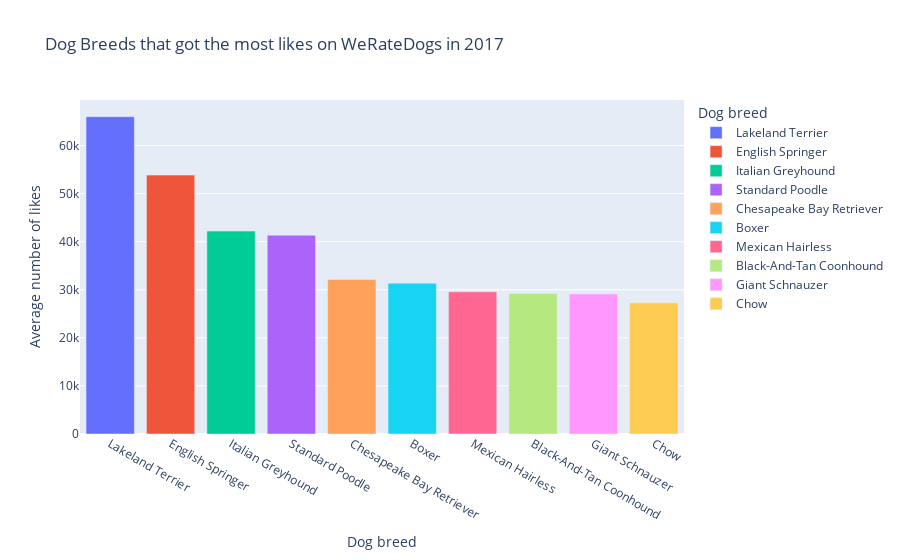

Notebook cell for this chart:
### Code cell
fig = px.bar(df_favorites_17.head(10), x='dog_breed', y='mean', color='dog_breed', title='Dog Breeds that got the most likes on <a href="twitter.com/dog_rates">WeRateDogs</a> in 2017', labels={'mean': 'Average number of likes', 'dog_breed': 'Dog breed'})
fig.show()

### Figure 1 — Plotly figure (JSON) as saved in the notebook; plotly's stock layout.template omitted (floating-point values rounded to 4 significant figures)
{"data": [{"alignmentgroup": "True", "hovertemplate": "Dog breed=%{x}<br>Average number of likes=%{y}<extra></extra>", "legendgroup": "Lakeland Terrier", "marker": {"color": "#636efa", "pattern": {"shape": ""}}, "name": "Lakeland Terrier", "offsetgroup": "Lakeland Terrier", "orientation": "v", "showlegend": true, "textposition": "auto", "type": "bar", "x": ["Lakeland Terrier"], "xaxis": "x", "y": [66010.0], "yaxis": "y"}, {"alignmentgroup": "True", "hovertemplate": "Dog breed=%{x}<br>Average number of likes=%{y}<extra></extra>", "legendgroup": "English Springer", "marker": {"color": "#EF553B", "pattern": {"shape": ""}}, "name": "English Springer", "offsetgroup": "English Springer", "orientation": "v", "showlegend": true, "textposition": "auto", "type": "bar", "x": ["English Springer"], "xaxis": "x", "y": [53855], "yaxis": "y"}, {"alignmentgroup": "True", "hovertemplate": "Dog breed=%{x}<br>Average number of likes=%{y}<extra></extra>", "legendgroup": "Italian Greyhound", "marker": {"color": "#00cc96", "pattern": {"shape": ""}}, "name": "Italian Greyhound", "offsetgroup": "Italian Greyhound", "orientation": "v", "showlegend": true, "textposition": "auto", "type": "bar", "x": ["Italian Greyhound"], "xaxis": "x", "y": [42210.0], "yaxis": "y"}, {"alignmentgroup": "True", "hovertemplate": "Dog breed=%{x}<br>Average number of likes=%{y}<extra></extra>", "legendgroup": "Standard Poodle", "marker": {"color": "#ab63fa", "pattern": {"shape": ""}}, "name": "Standard Poodle", "offsetgroup": "Standard Poodle", "orientation": "v", "showlegend": true, "textposition": "auto", "type": "bar", "x": ["Standard Poodle"], "xaxis": "x", "y": [41350.0], "yaxis": "y"}, {"alignmentgroup": "True", "hovertemplate": "Dog breed=%{x}<br>Average number of likes=%{y}<extra></extra>", "legendgroup": "Chesapeake Bay Retriever", "marker": {"color": "#FFA15A", "pattern": {"shape": ""}}, "name": "Chesapeake Bay Retriever", "offsetgroup": "Chesapeake Bay Retriever", "orientation": "v", "showlegend": true, "textposition": "auto", "type": "bar", "x": ["Chesapeake Bay Retriever"], "xaxis": "x", "y": [32160.0], "yaxis": "y"}, {"alignmentgroup": "True", "hovertemplate": "Dog breed=%{x}<br>Average number of likes=%{y}<extra></extra>", "legendgroup": "Boxer", "marker": {"color": "#19d3f3", "pattern": {"shape": ""}}, "name": "Boxer", "offsetgroup": "Boxer", "orientation": "v", "showlegend": true, "textposition": "auto", "type": "bar", "x": ["Boxer"], "xaxis": "x", "y": [31385], "yaxis": "y"}, {"alignmentgroup": "True", "hovertemplate": "Dog breed=%{x}<br>Average number of likes=%{y}<extra></extra>", "legendgroup": "Mexican Hairless", "marker": {"color": "#FF6692", "pattern": {"shape": ""}}, "name": "Mexican Hairless", "offsetgroup": "Mexican Hairless", "orientation": "v", "showlegend": true, "textposition": "auto", "type": "bar", "x": ["Mexican Hairless"], "xaxis": "x", "y": [29588], "yaxis": "y"}, {"alignmentgroup": "True", "hovertemplate": "Dog breed=%{x}<br>Average number of likes=%{y}<extra></extra>", "legendgroup": "Black-And-Tan Coonhound", "marker": {"color": "#B6E880", "pattern": {"shape": ""}}, "name": "Black-And-Tan Coonhound", "offsetgroup": "Black-And-Tan Coonhound", "orientation": "v", "showlegend": true, "textposition": "auto", "type": "bar", "x": ["Black-And-Tan Coonhound"], "xaxis": "x", "y": [29248], "yaxis": "y"}, {"alignmentgroup": "True", "hovertemplate": "Dog breed=%{x}<br>Average number of likes=%{y}<extra></extra>", "legendgroup": "Giant Schnauzer", "marker": {"color": "#FF97FF", "pattern": {"shape": ""}}, "name": "Giant Schnauzer", "offsetgroup": "Giant Schnauzer", "orientation": "v", "showlegend": true, "textposition": "auto", "type": "bar", "x": ["Giant Schnauzer"], "xaxis": "x", "y": [29133], "yaxis": "y"}, {"alignmentgroup": "True", "hovertemplate": "Dog breed=%{x}<br>Average number of likes=%{y}<extra></extra>", "legendgroup": "Chow", "marker": {"color": "#FECB52", "pattern": {"shape": ""}}, "name": "Chow", "offsetgroup": "Chow", "orientation": "v", "showlegend": true, "textposition": "auto", "type": "bar", "x": ["Chow"], "xaxis": "x", "y": [27280.0], "yaxis": "y"}], "layout": {"barmode": "relative", "legend": {"title": {"text": "Dog breed"}, "tracegroupgap": 0}, "title": {"text": "Dog Breeds that got the most likes on <a href=\"twitter.com/dog_rates\">WeRateDogs</a> in 2017"}, "xaxis": {"anchor": "y", "categoryarray": ["Lakeland Terrier", "English Springer", "Italian Greyhound", "Standard Poodle", "Chesapeake Bay Retriever", "Boxer", "Mexican Hairless", "Black-And-Tan Coonhound", "Giant Schnauzer", "Chow"], "categoryorder": "array", "domain": [0, 1], "title": {"text": "Dog breed"}}, "yaxis": {"anchor": "x", "domain": [0, 1], "title": {"text": "Average number of likes"}}}}
